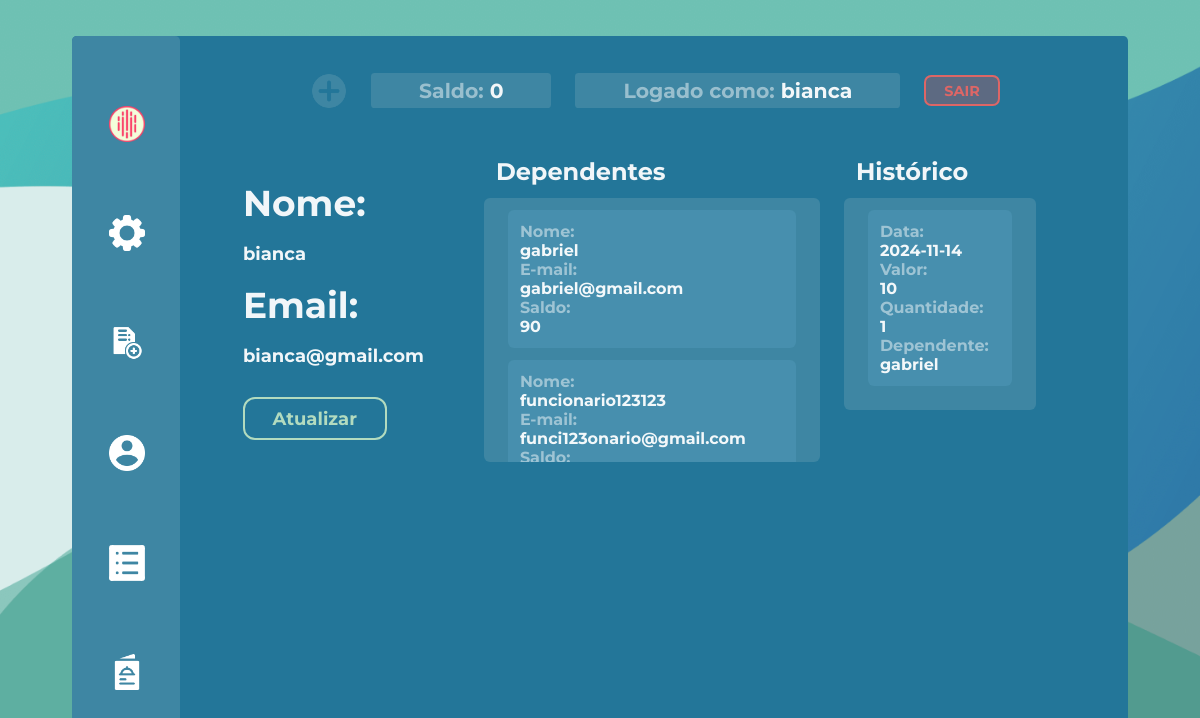
/perfil (signed in), run on an earlier commit of the app's database.
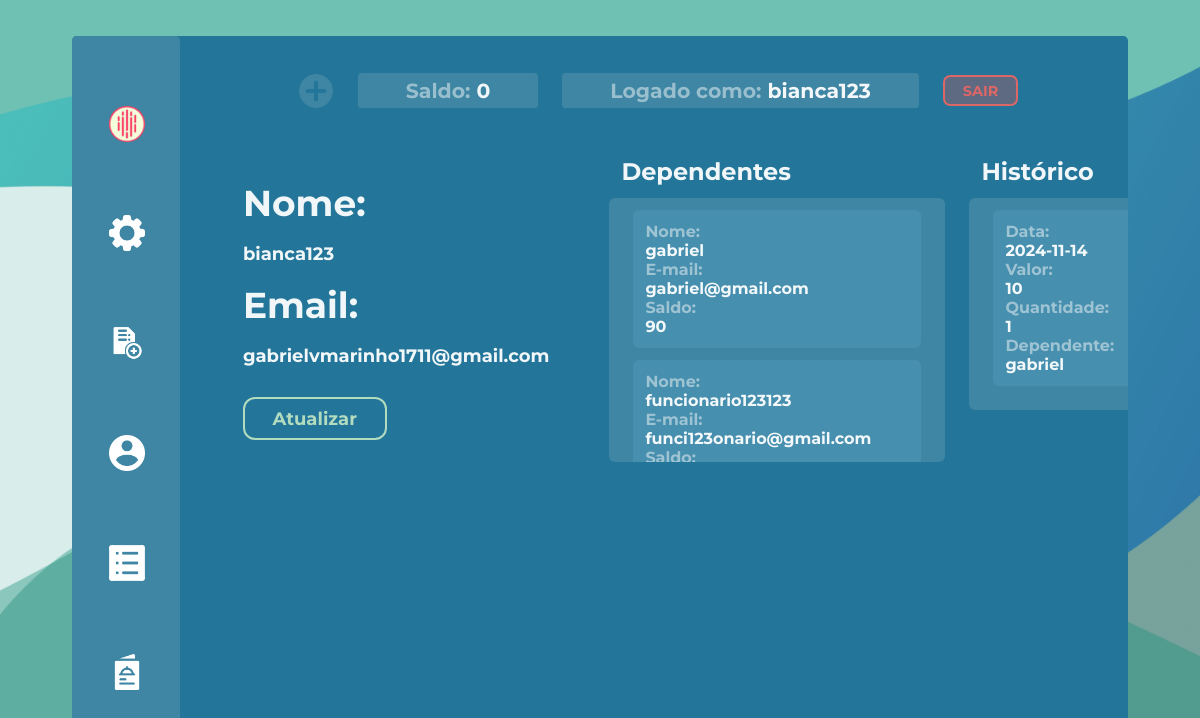
And on a later commit of the database.
### projeto/models.py (models this page shows, shortened)
class Responsavel(db.Model, UserMixin):
    id = db.Column(db.Integer, primary_key=True)
    usuario = db.Column(db.String(length=30), nullable=False, unique=True)
    email = db.Column(db.String(length=30), nullable=False, unique=True)
    senha = db.Column(db.String(length=30), nullable=False)
    saldo = db.Column(db.Integer, nullable=False, default=0)
    imagemPerfil = db.Column(db.LargeBinary)  # ATRIBUTO PARA IMAGEM
    user_type = 'responsavel'
    @property
    def senhacrip(self):
        return self.senhacrip

class Dependente(db.Model, UserMixin):
    id = db.Column(db.Integer, primary_key=True, autoincrement=True)
    saldo = db.Column(db.Integer, nullable=False, unique=False, default=0)
    usuario = db.Column(db.String(length=30), nullable=False, unique=True)
    email = db.Column(db.String(length=30), nullable=False, unique=True)
    senha = db.Column(db.String(length=30), nullable=False)
    idResponsavel = db.Column(db.Integer)
    imagemPerfil = db.Column(db.LargeBinary)  # ATRIBUTO PARA IMAGEM
    user_type = 'dependente'
    @property
    def senhacrip(self):
        return self.senhacrip

class Historico(db.Model):
    id = db.Column(db.Integer, primary_key = True)
    nomeProduto = db.Column(db.String, nullable=False)
    data = db.Column(db.Date, nullable=False)
    valor = db.Column(db.Integer, nullable=False)
    quantidade = db.Column(db.Integer, nullable=False)
    idDependente = db.Column(db.Integer, nullable=False)
    nomeDependente = db.Column(db.String, nullable=False)

### projeto/routes.py (the view)
@app.route('/perfil')
@login_required
@user_type_required("responsavel")
def PerfilPage():
    dependentes = Dependente.query.filter_by(idResponsavel=current_user.id).all()
    historicos = []
    for dependente in dependentes:
        historicos.extend(Historico.query.filter_by(idDependente=dependente.id).order_by(desc(Historico.id)).all())
    return render_template('PerfilResponsavel.html', dependentes=dependentes, historicos=historicos)

### projeto/models.py (called while the page is built)
@login_manager.user_loader
def load_user(user_id):
    user_type = session.get('user_type')
    if user_type == 'responsavel':
        return Responsavel.query.get(int(user_id))
    elif user_type == 'dependente':
        return Dependente.query.get(int(user_id))
    elif user_type == 'funcionario':
        return Funcionario.query.get(int(user_id))
    elif user_type == 'adm':
        return ADM.query.get(int(user_id))
    return None

### projeto/routes.py (called while the page is built)
def user_type_required(*allowed_types):
    def decorator(f):
        @wraps(f)
        def decorated_function(*args, **kwargs):
            if 'user_type' not in session or session['user_type'] not in allowed_types:
                flash("Você não tem permissão para acessar esta página. Faça login com a conta correta.")
                return redirect(url_for('login'))
            return f(*args, **kwargs)
        return decorated_function
    return decorator

### projeto/templates/PerfilResponsavel.html (shortened to what this page needs)
{%extends 'baseResponsavel.html' %}
{%block conteudo%}
<header>
    <div>
        <img onclick="adicionarSaldoModal()" class="adicionarButton" src="{{url_for('static', filename='imagens/adicionar.png')}}">
      </div>
    <div class="saldoHeader">
        <h1>Saldo: </h1>
        <p class="saldoText">{{current_user.saldo}}</p>
    </div>
    <div class="saldoHeader">
        <h1>Logado como: </h1>
        <p class="saldoText">{{current_user.usuario}}</p>
    </div>
    <div>
        <a class="botãoContainerLogout" href="{{url_for('logout')}}">
            SAIR
    </a>
    </div>
</header>
<section class="perfilPage">
    <div class="perfildiv">
        <strong>Nome: </strong>
        <p>{{current_user.usuario}}</p>
        <strong>Email: </strong>
        <p>{{current_user.email}}</p>
        <a class="botãoContainer1" href="{{url_for('atualizar', id=current_user.id)}}">Atualizar</a>
        </div>
        <div class="lista">
            <h1>Dependentes</h1>
            <div class="dadosLista">
            {% for i in dependentes%}
            <div>
                <p>Nome: <p class="saldoText">{{ i.usuario}}</p></p>
                <p>E-mail: <p class="saldoText">{{ i.email}}</p></p>
                <p>Saldo: <p class="saldoText">{{ i.saldo}}</p></p>
            </div>
                {% endfor%}
            </div>
        </div>
        <div class="lista">
            <h1>Histórico</h1>
            <div class="dadosListaHist">
            {% for i in historicos%}
                <div>
                <p>Data: <p class="saldoText">{{ i.data}}</p></p>
                <p>Valor: <p class="saldoText">{{ i.valor}}</p></p>
                <p>Quantidade: <p class="saldoText">{{ i.quantidade}}</p></p>
                {% for ii in dependentes %}
                    {% if ii.id == i.idDependente %}
                    <p>Dependente: <p class="saldoText">{{ ii.usuario}}</p></p>
                    {% endif %}
                {% endfor %}
            </div>
            {% endfor%}
        </div>
        </div>
</section>
{%endblock%}

### projeto/templates/baseResponsavel.html (shortened to what this page needs)
    <!DOCTYPE html>
<html lang="en">
<head>
    <link rel="stylesheet" href="{{url_for('static', filename='style.css')}}">
    <link rel="stylesheet" src="https://cdn.jsdelivr.net/npm/bootstrap@5.3.2/dist/css/bootstrap.min.css">
</head>
<body>
    <div class="container">
        <div class="sidebarResponsavel">
            <div><a href="{{url_for('homeResponsavel')}}"><img src="{{url_for('static', filename='imagens/RealLove.png')}}"><p style="text-align:center">MySnack</a></p></div>
            <div><a href="{{url_for('adicionarDependente')}}"><img src="{{url_for('static', filename='imagens/config.png')}}"><p>CADASTRAR</a></p></div>
            <div><a href="{{url_for('escolherDependente')}}"><img src="{{url_for('static', filename='imagens/registro.png')}}"><p>GERENCIAR</a></p></div>
            <div><a href="{{url_for('PerfilPage')}}"><img src="{{url_for('static', filename='imagens/botaoPerfil.png')}}"><p>CONTA</a></p></div>
            <div><a href="{{url_for('historico')}}"><img src="{{url_for('static', filename='imagens/Historico.svg')}}"><p>HISTÓRICO</a></p></div>
            <div><a href="{{url_for('cardapio')}}"><img src="{{url_for('static', filename='imagens/cardapio.png')}}"><p>CARDÁPIO</a></p></div>
        </div>
        <div class="bodyBaseResponsavel">
            {%block conteudo%}
            {%endblock%}
        </div>
    </div>
</body>
</html>

### projeto/static/style.css (style rules this page uses)
* { padding: 0; margin: 0; font-family: "Montserrat"; font-weight: bold; color: #ffffffef; }
button, a { cursor:pointer; }
.adicionarButton { width: 3vw; }
.botãoContainerLogout { font-weight: 700; color: #dd6666; font-size: 1.2vw; text-align: center; background-color: #df4e4e4f; padding: 0.4vw; padding-inline: 1.5vw; border-radius: 0.6vw; border: solid #dd6666 0.2vw; }
.botãoContainer1 { font-weight: 700; color: #b2dbbf; font-size: 1.5vw; text-align: center; background-color: #237699; padding: 0.7vw; padding-inline: 2.3vw; max-width: fit-content; border-radius: 1vw; border: solid #b2dbbf 0.2vw; margin-block: 1vw; }
.perfildiv { display: flex; flex-direction: column; margin: 3vw; margin-left: 5vw; gap:1.5vw }
.perfildiv p { font-size: 1.5vw; }
.perfildiv strong { font-size: 3vw; }
.perfilPage { display: flex; gap:2vw; }
header div { display: flex; flex-direction: row; gap:1vw; margin: 1vw; }
header a { width: fit-content; }
header { display: flex; height: 15%; justify-content: center; align-items: center; }
header h1 { font-size: 1.7vw; color: #ffffff79; }
.dadosLista p, .dadosListaHist p { color: #ffffff79; }
.dadosLista div, .dadosListaHist div { background-color: #5aa1c057; margin-bottom: 1vw; padding: 1vw; border-radius: 0.5vw; }
.dadosLista .saldoText, .dadosListaHist .saldoText { color: #ffffffef; }
.saldoHeader { background-color: hsl(197, 45%, 44%); width: fit-content; height: fit-content; padding: 0.4vw; border-radius: 0.3vw; padding-inline: 4vw; display: flex; flex-direction: row; gap:0.5vw; }
header .saldoText { color: #ffffffef; font-size: 1.7vw; }
body { background-color: rgb(112, 112, 112); height: calc(100vh - var(--margin-principal) * 2) !important; background-image: url(imagens/FotoFundo1.png); background-size: cover; height: 100vh; overflow-y: hidden; }
:root { --margin-principal: 3vw; --margin-principal-inline: 4vw; }
a { text-decoration: none; }
.container { display: flex; flex-direction: row; height: calc(100vh - var(--margin-principal) * 2); margin-top: var(--margin-principal); margin-inline: var(--margin-principal-inline); margin-bottom: var(--margin-principal); background-color: #237699; overflow: auto; border-radius: 0.4vw; }
.container { width: 88%; margin-inline: auto; }
.sidebarResponsavel { display: flex; flex-direction: column; width: 9%; background-color: hsl(197, 45%, 44%); position: absolute; border-radius: 0.4vw; height: calc(100vh - var(--margin-principal) * 2); justify-content: space-evenly; align-items: center; }
.dadosLista, .dadosListaHist { padding: 1vw; padding-inline: 2vw; background-color: hsl(197, 45%, 44%); border-radius: 0.5vw; justify-content: center; }
.dadosLista, .dadosListaHist { overflow: hidden; max-height: 20vw; width: 24vw; overflow-y: auto; }
.dadosListaHist { width: 12vw; }
.bodyBaseResponsavel { margin-left: 10.5%; width: 90%; }
.lista h1 { margin: 1vw; font-size: 2vw; }
.lista { width: fit-content; }
.sidebarResponsavel { transition: 0.7s; align-items: center; align-items: flex-start; }
.sidebarResponsavel div { margin-left: 3.1vw; gap: 1vw; }
.sidebarResponsavel div { display: flex; align-items: center; }
.sidebarResponsavel img { width: 3vw; height: 3vw; }

What changed in the data, as far as the page shows it:
changed Responsavel: usuario "bianca" → "bianca123"; email "bianca@gmail.com" → "gabrielvmarinho1711@gmail.com"
